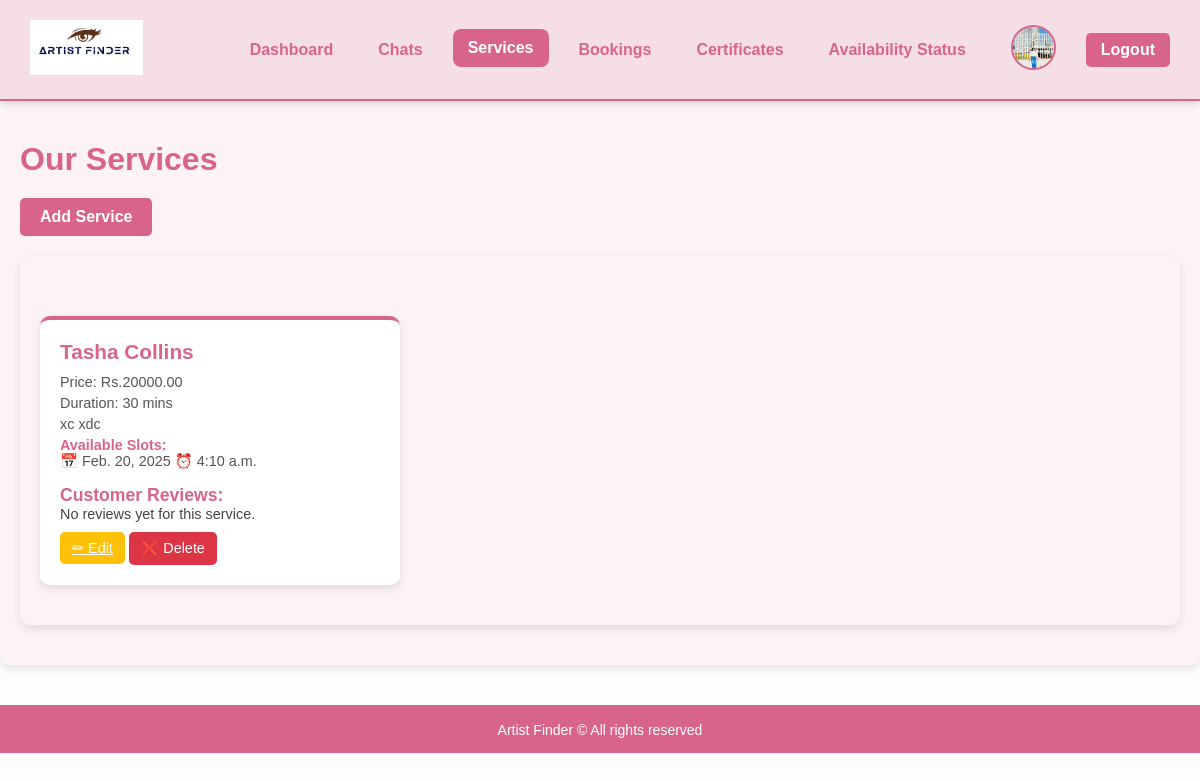
The app's page /services/ (signed in), older data.
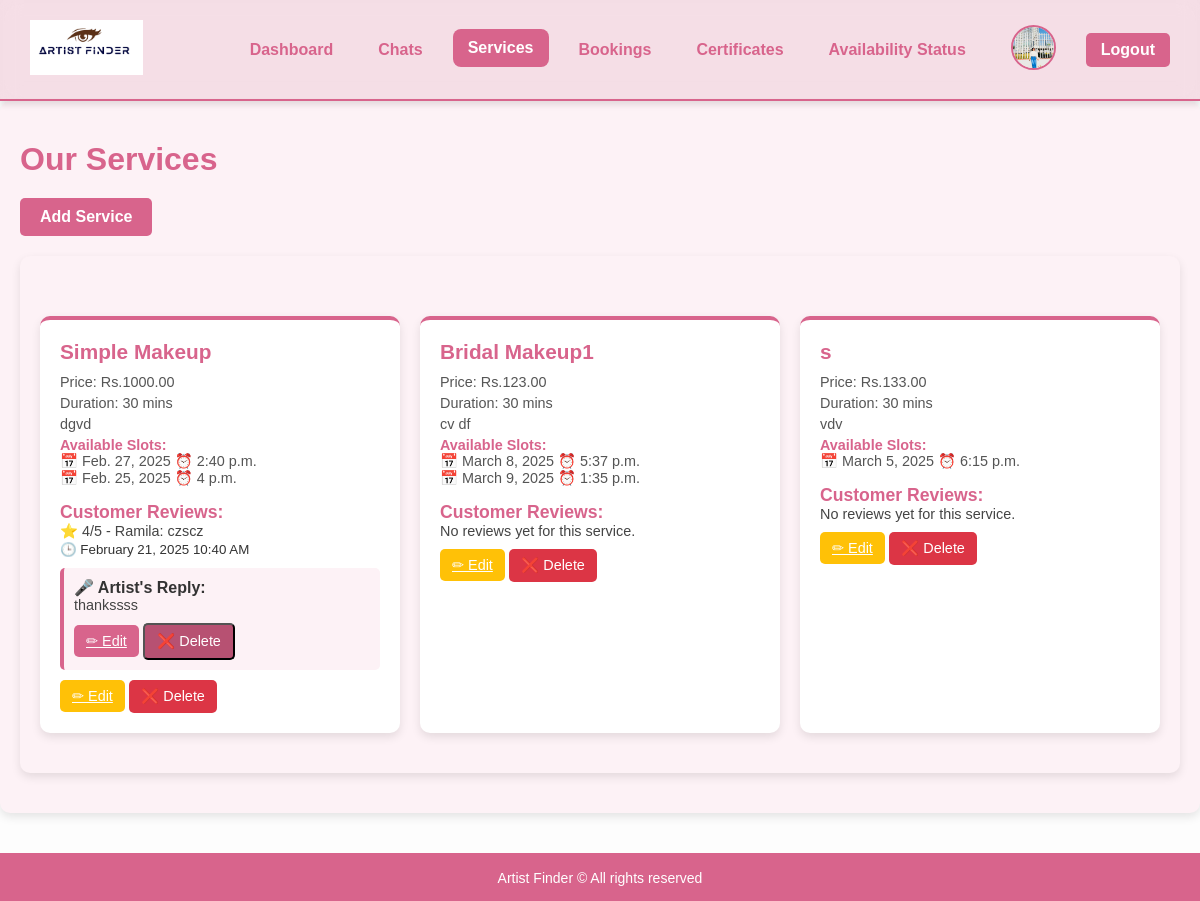
The same page, newer data.
### accounts/models.py (models this page shows, shortened)
class Service(models.Model):
    artist = models.ForeignKey(User, related_name='services', on_delete=models.CASCADE)
    service_name = models.CharField(max_length=255)
    price = models.DecimalField(max_digits=10, decimal_places=2)
    duration = models.CharField(max_length=50, default="30 mins")
    description = models.TextField(blank=True, null=True)
    created_at = models.DateTimeField(auto_now_add=True)

class ServiceAvailability(models.Model):
    service = models.ForeignKey(Service, on_delete=models.CASCADE, related_name="availability")
    available_date = models.DateField()
    available_time = models.TimeField()
    is_booked = models.BooleanField(default=False)  # ✅ Ensure this field exists
    class Meta:
        unique_together = ('service', 'available_date', 'available_time')  # Prevent duplicate entries

class Review(models.Model):
    artist = models.ForeignKey(User, on_delete=models.CASCADE, related_name="artist_reviews")  # ✅ Link to artist
    service = models.ForeignKey(Service, on_delete=models.CASCADE, related_name="service_reviews", null=True, blank=True)  # ✅ Allow NULL
    user = models.ForeignKey(User, on_delete=models.CASCADE, related_name="user_reviews")
    rating = models.IntegerField(choices=[(i, i) for i in range(1, 6)], default=5)
    comment = models.TextField()
    is_anonymous = models.BooleanField(default=False)  # ✅ New: Anonymous Option
    created_at = models.DateTimeField(auto_now_add=True)
    artist_reply = models.TextField(blank=True, null=True)  # ✅ Artist reply field

class User(AbstractUser):
    username = None  # ✅ Remove username field completely
    email = models.EmailField(unique=True)  # Email as the unique identifier
    phone = models.CharField(max_length=15, unique=True)
    password = models.CharField(max_length=100)
    profile_image = models.ImageField(upload_to="profile_images/", null=True, blank=True)
    city = models.CharField(max_length=100, null=True, blank=True)
    is_verified = models.BooleanField(default=False)
    is_artist = models.BooleanField(default=False)
    otp = models.CharField(max_length=6, blank=True, null=True)  # ✅ Stores OTP
    works_at = models.CharField(max_length=255, null=True, blank=True)
    experience_years = models.IntegerField(default=0, null=True, blank=True)
    is_available = models.BooleanField(default=True)
    USERNAME_FIELD = "email"  # ✅ Login using email instead of username
    REQUIRED_FIELDS = []  # ✅ Don't require username
    objects = CustomUserManager()  # ✅ Use custom manager

### accounts/views.py (the view)
# urls.py: path('services/', views.services, name='services'),
@login_required(login_url='artist_login')
def services(request):
    artist_services = Service.objects.filter(artist=request.user).prefetch_related('service_reviews')  # ✅ Load reviews efficiently
    return render(request, 'accounts/services.html', {'services': artist_services})

### accounts/templates/accounts/services.html (shortened to what the changed rows need)
{% load static %}
<!DOCTYPE html>
<html lang="en">
<head>
    <link rel="stylesheet" href="{% static 'css/artist_dashboard.css' %}">
    <link rel="stylesheet" href="{% static 'css/services2.css' %}">
</head>
<body>
    <section class="services-container text-center mt-10">
        <h1 class="text-3xl font-bold text-gray-800">Our Services</h1>
        <div class="services-container">
            <div class="grid">
                {% for service in services %}
                <div class="service-card">
                    <h3>{{ service.service_name }}</h3>
                    <p class="price">Price: Rs.{{ service.price }}</p>
                    <p class="description">Duration: {{ service.duration }}</p>
                    <p class="description">{{ service.description }}</p>
                    <p class="availability">
                        <strong>Available Slots:</strong>
                        {% for slot in service.availability.all %}
                            <br> 📅 {{ slot.available_date }} ⏰ {{ slot.available_time }}
                        {% empty %}
                            <br> No availability set yet.
                        {% endfor %}
                    </p>
                    <div class="reviews-section">
                        <h4>Customer Reviews:</h4>
                        {% for review in service.service_reviews.all %}
                            <p>⭐ {{ review.rating }}/5 - {{ review.user.first_name }}: {{ review.comment }}</p>
                            <small>🕒 {{ review.created_at|date:"F d, Y h:i A" }}</small>
                            {% if review.artist_reply %}
                                <div class="artist-reply">
                                    <strong>🎤 Artist's Reply:</strong>
                                    <p>{{ review.artist_reply }}</p>
                                    {% if request.user == review.artist %}
                                        <a href="{% url 'edit_review_reply' review.id %}" class="edit-reply-btn">✏ Edit</a>
                                        <button onclick="deleteReply('{{ review.id }}')" class="delete-reply-btn">❌ Delete</button>
                                    {% endif %}
                                </div>
                            {% elif request.user == review.artist %}
                                <a href="{% url 'edit_review_reply' review.id %}" class="reply-btn">💬 Reply</a>
                            {% endif %}
                        {% empty %}
                            <p>No reviews yet for this service.</p>
                        {% endfor %}
                    </div>
                    <a href="{% url 'edit_service' service.id %}" class="edit-btn">✏ Edit</a>
                    <form id="delete-service-{{ service.id }}" action="{% url 'delete_service' service.id %}" method="POST" style="display:inline;">
                        <button type="button" class="delete-btn" onclick="confirmDeleteService('{{ service.id }}')">❌ Delete</button>
                    </form>
                </div>
                {% empty %}
                <p class="no-services">No services available yet.</p>
                {% endfor %}
            </div>
        </div>
    </section>
</body>
</html>

Row changes from the older to the newer data that the page shows:
removed Service: service_name "Tasha Collins", price "20000.00", duration "30 mins", description "xc xdc"
removed ServiceAvailability: available_date "Feb. 20, 2025", available_time "4:10 a.m.", shown under "Tasha Collins"
added Service: service_name "Simple Makeup", price "1000.00", duration "30 mins", description "dgvd"
added ServiceAvailability: available_date "Feb. 27, 2025", available_time "2:40 p.m.", shown under "Simple Makeup"
added ServiceAvailability: available_date "Feb. 25, 2025", available_time "4 p.m.", shown under "Simple Makeup"
added Review: rating "4", user.first_name "Ramila", comment "czscz", created_at "February 21, 2025 10:40 AM", artist_reply "thankssss"
added Service: service_name "Bridal Makeup1", price "123.00", duration "30 mins", description "cv df"
added ServiceAvailability: available_date "March 8, 2025", available_time "5:37 p.m.", shown under "Bridal Makeup1"
added ServiceAvailability: available_date "March 9, 2025", available_time "1:35 p.m.", shown under "Bridal Makeup1"
added Service: service_name "s", price "133.00", duration "30 mins", description "vdv"
added ServiceAvailability: available_date "March 5, 2025", available_time "6:15 p.m.", shown under "s"
